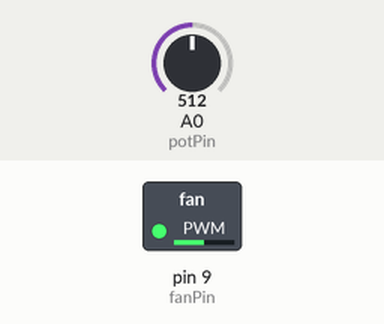
The sketch below on a simulated Arduino Uno, built with avr-gcc and run on an emulated ATmega328P. Shown: switched loads named in the sketch (green lamp = pin HIGH). Inputs (shaded band) come from the test bench; at power-on: A0 (potPin) = 512.

Above: at 10.8 s.
10.9 s: A0 (potPin) set to 716
At 11.2 s:
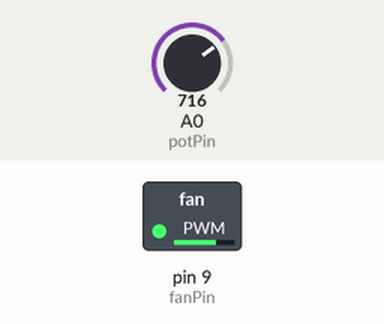
12.4 s: A0 (potPin) set to 900
At 13.4 s:
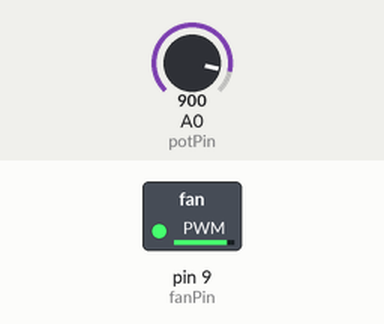
13.9 s: A0 (potPin) set to 122
At 14.8 s:
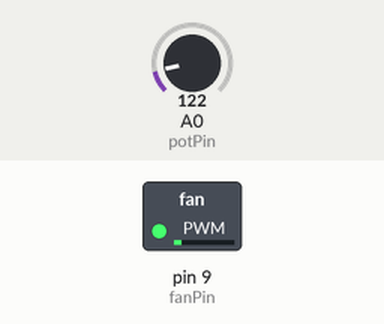
Timing chart, 0 to 17.5 s (numbered marks = the images above; inputs shaded):
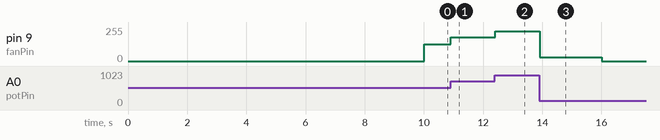

The sketch:

Lab4Task3.ino
```cpp
// Exercise 3: MOSFET with Potentiometer Speed Control
const int fanPin = 9;       // PWM pin connected to MOSFET gate (via resistor)
const int potPin = A0;      // Potentiometer output connected to A0
unsigned long previousMillis = 0;
bool fanOn = false;

void setup() {
    pinMode(fanPin, OUTPUT);
    pinMode(potPin, INPUT);
}

void loop() {
    unsigned long currentMillis = millis();

    // Timing: Fan on for 6 seconds, off for 10 seconds (16 second cycle)
    if (fanOn) {
        // Fan is ON for 6 seconds
        if (currentMillis - previousMillis >= 6000) {
            fanOn = false;
            previousMillis = currentMillis;
            analogWrite(fanPin, 0);  // Turn off fan
        } else {
            // Read potentiometer and control speed
            int potValue = analogRead(potPin);              // 0-1023
            int pwmValue = map(potValue, 0, 1023, 0, 255);  // Map to PWM 0-255
            analogWrite(fanPin, pwmValue);
        }
    } else {
        // Fan is OFF for 10 seconds
        if (currentMillis - previousMillis >= 10000) {
            fanOn = true;
            previousMillis = currentMillis;
        }
    }

    delay(10);  // Small delay for stability
}
```

Measured:
- after the input at 10.9 s, pin 9 (fanPin): 127/255 → 178/255 at once
- after the input at 12.4 s, pin 9 (fanPin): 178/255 → 224/255 at once
- after the input at 13.9 s, pin 9 (fanPin): 224/255 → 30/255 at once, → 0/255 2.1 s later
